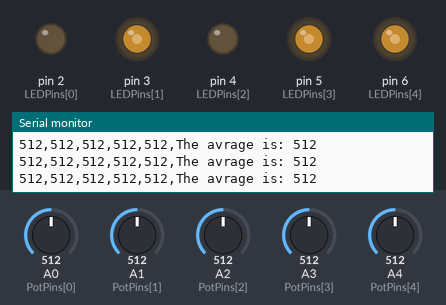
Bench run of a sketch on a simulated Arduino Uno, built with avr-gcc and run on an emulated ATmega328P. Parts: output pins drawn as LEDs (lit = HIGH), the last lines printed to the serial monitor. The test bench sets the inputs (shaded band); at power-on: A0 (PotPins[0]) = 512, A1 (PotPins[1]) = 512, A2 (PotPins[2]) = 512, A3 (PotPins[3]) = 512, A4 (PotPins[4]) = 512.

Above: at 1.2 s.
1.3 s: A0 (PotPins[0]) set to 527
At 2.9 s:
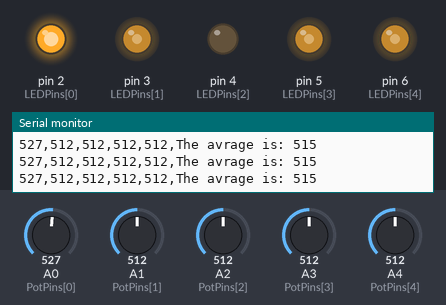
3.2 s: A1 (PotPins[1]) set to 716
At 4.2 s:
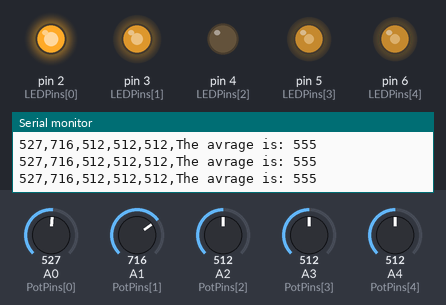
5.0 s: A2 (PotPins[2]) set to 528
At 6.4 s:
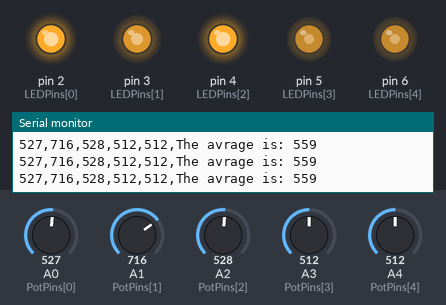
6.7 s: A3 (PotPins[3]) set to 716
At 8.0 s:
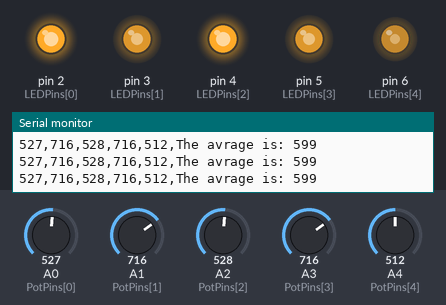
8.3 s: A4 (PotPins[4]) set to 716
At 9.5 s:
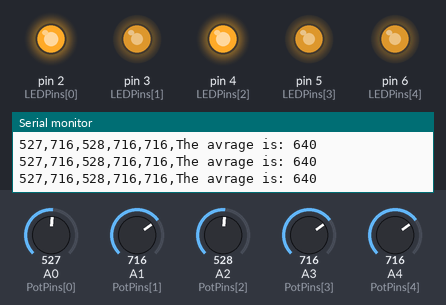
10.0 s: A0 (PotPins[0]) set to 306
At 10.8 s:
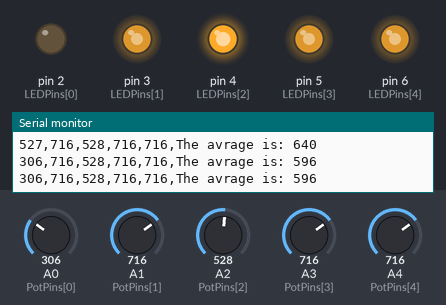
Timing chart, 0 to 12.8 s (numbered marks = the images above; inputs shaded):
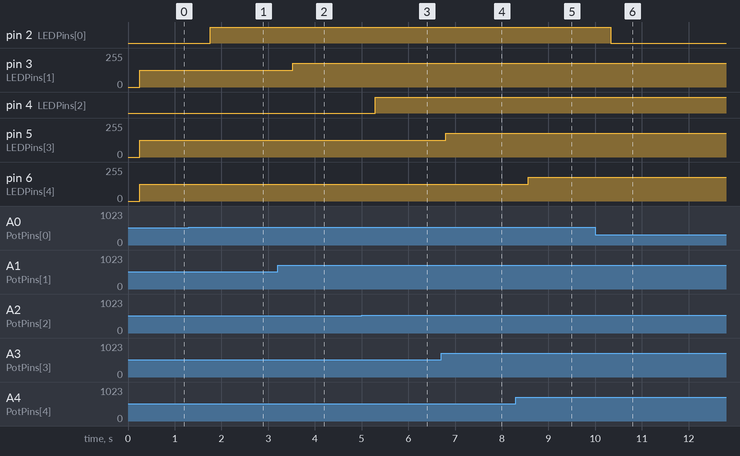

The sketch:

pot_avrage_array.ino
```cpp
int PotPins[] = {A0,A1,A2,A3,A4};
int LEDPins[] = {2,3,4,5,6};
int PotPinsSize = sizeof(PotPins) / sizeof(int);
int LEDPinsSize = sizeof(LEDPins) / sizeof(int);
int PotReadout[5];

void setup() {
 Serial.begin(9600);
 for (int i = 0; i < PotPinsSize; i++)   {
    pinMode(PotPins[i], INPUT);
  }
 for (int i = 0; i < LEDPinsSize; i++)   {
    pinMode(LEDPins[i], OUTPUT);
  }
}

void loop() {

  readPins();
  avrage();
  updateLED();
}


void readPins() {
    for (int i = 0; i < PotPinsSize; i++)   {
      PotReadout[i] = analogRead(PotPins[i]);
      delay(50);
  }
}

int avrage() {
  int avragePot = 0;
  for (int i = 0; i < PotPinsSize; i++)   {
  avragePot = avragePot + PotReadout[i];
    Serial.print(PotReadout[i]);
    Serial.print(",");
  }
  avragePot = avragePot/PotPinsSize;
  Serial.print("The avrage is: ");
  Serial.println(avragePot);

}

void updateLED() {
  for (int i = 0; i < PotPinsSize; i++) {
    int x = map(PotReadout[i], 0, 1023, 0, 255);
    analogWrite(LEDPins[i], x);


  }


}
```

Measured:
- the behaviour switches between 513 and 514 on A0 (PotPins[0]) (found by bisection; images 0 and 1)
- the behaviour switches between 513 and 514 on A2 (PotPins[2]) (found by bisection; images 2 and 3)
- after the input at 1.3 s, pin 2 (LEDPins[0]): LOW → HIGH after 0.46 s
- after the input at 3.2 s, pin 3 (LEDPins[1]): 127/255 → 178/255 after 0.33 s
- after the input at 5.0 s, pin 4 (LEDPins[2]): LOW → HIGH after 0.29 s
- after the input at 6.7 s, pin 5 (LEDPins[3]): 127/255 → 178/255 after 0.10 s
- after the input at 8.3 s, pin 6 (LEDPins[4]): 127/255 → 178/255 after 0.27 s
- after the input at 10.0 s, pin 2 (LEDPins[0]): HIGH → LOW after 0.33 s
